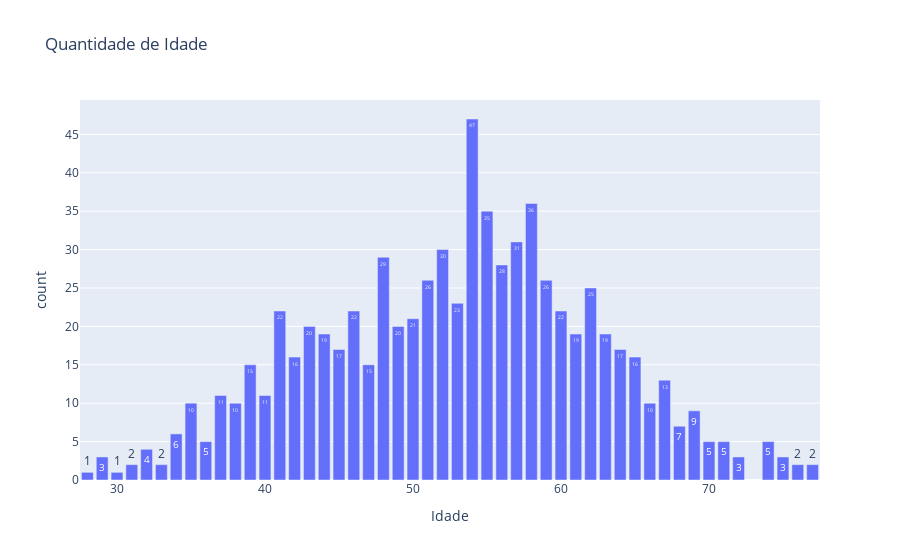

Here is the notebook cell this chart was saved with:
### Code cell
constroi_grafico_barras('Idade')

### Figure 1 — Plotly figure (JSON) as saved in the notebook; plotly's stock layout.template omitted (floating-point values rounded to 4 significant figures)
{"data": [{"alignmentgroup": "True", "hovertemplate": "Idade=%{x}<br>count=%{y}<extra></extra>", "legendgroup": "", "marker": {"color": "#636efa", "pattern": {"shape": ""}}, "name": "", "offsetgroup": "", "orientation": "v", "showlegend": false, "textposition": "auto", "texttemplate": "%{y}", "type": "bar", "x": [54, 58, 55, 57, 52, 48, 56, 51, 59, 62, 53, 46, 41, 60, 50, 43, 49, 61, 63, 44, 45, 64, 65, 42, 39, 47, 67, 40, 37, 66, 35, 38, 69, 68, 34, 71, 70, 36, 74, 32, 29, 72, 75, 76, 31, 33, 77, 30, 28], "xaxis": "x", "y": [47, 36, 35, 31, 30, 29, 28, 26, 26, 25, 23, 22, 22, 22, 21, 20, 20, 19, 19, 19, 17, 17, 16, 16, 15, 15, 13, 11, 11, 10, 10, 10, 9, 7, 6, 5, 5, 5, 5, 4, 3, 3, 3, 2, 2, 2, 2, 1, 1], "yaxis": "y"}], "layout": {"autosize": true, "barmode": "relative", "legend": {"tracegroupgap": 0}, "title": {"text": "Quantidade de Idade"}, "xaxis": {"anchor": "y", "autorange": true, "domain": [0, 1], "range": [27.5, 77.5], "title": {"text": "Idade"}, "type": "linear"}, "yaxis": {"anchor": "x", "autorange": true, "domain": [0, 1], "range": [0, 49.47], "title": {"text": "count"}, "type": "linear"}}}
